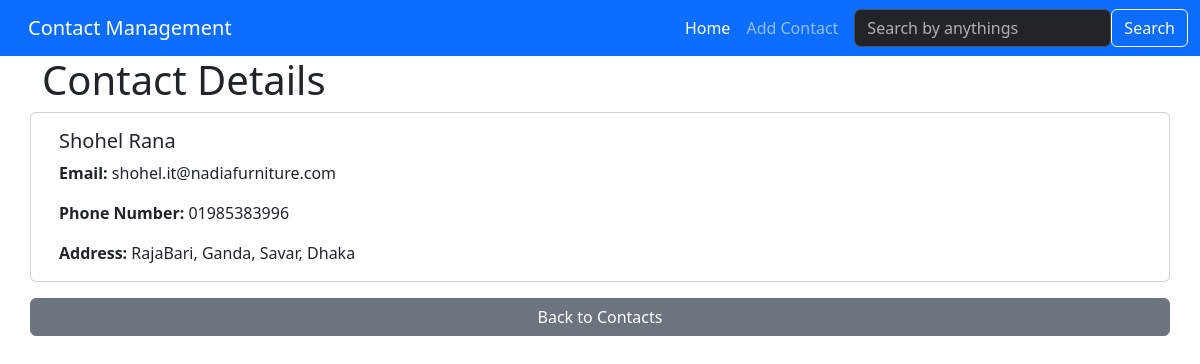
/details/5/, run on the app's committed database.
### contacts/models.py (models this page shows, shortened)
class Contact(models.Model):
    first_name = models.CharField(max_length=30)
    last_name = models.CharField(max_length=30)
    email = models.EmailField()
    phone_number = models.CharField(max_length=15)
    address = models.TextField()

### contacts/views.py (the view)
# urls.py: path('details/<int:contact_id>/', contact_details, name='contact_details'),
def contact_details(request, contact_id):
    contact = get_object_or_404(Contact, id=contact_id)
    return render(request, 'contacts/contact_details.html', {'contact': contact})

### contacts/templates/contacts/contact_details.html (shortened to what this page needs)
{% extends 'base.html' %}
{% block content %}
<h1>Contact Details</h1>
<div class="card">
    <div class="card-body">
        <h5 class="card-title">{{ contact.first_name }} {{ contact.last_name }}</h5>
        <p class="card-text"><strong>Email:</strong> {{ contact.email }}</p>
        <p class="card-text"><strong>Phone Number:</strong> {{ contact.phone_number }}</p>
        <p class="card-text"><strong>Address:</strong> {{ contact.address }}</p>
    </div>
</div>
<a href="{% url 'home' %}" class="btn btn-secondary mt-3">Back to Contacts</a>
{% endblock %}

### data on the page
Contact: first_name "Shohel", last_name "Rana", email "shohel.it@nadiafurniture.com", phone_number "01985383996", address "RajaBari, Ganda, Savar, Dhaka"
